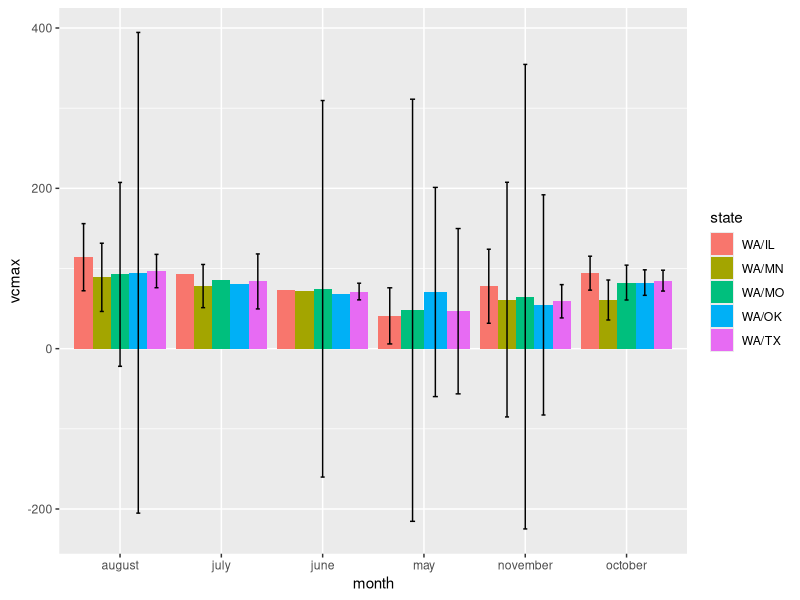
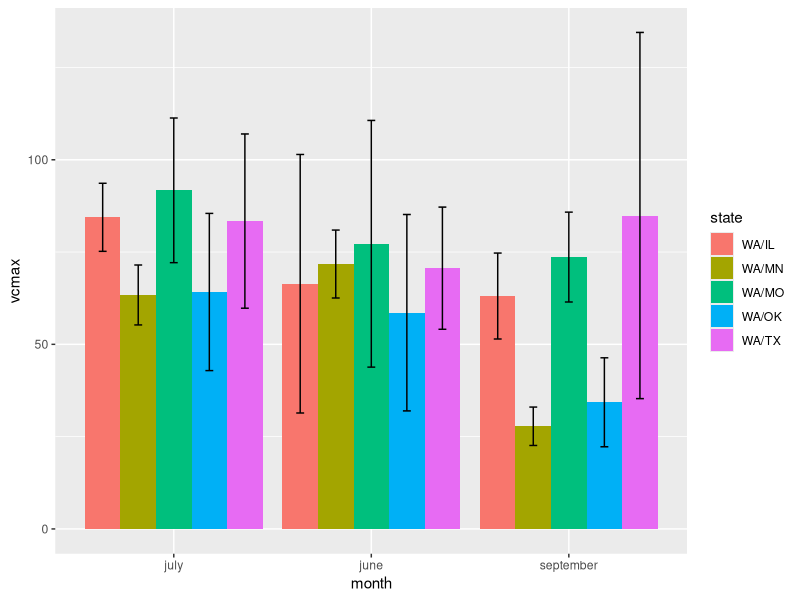
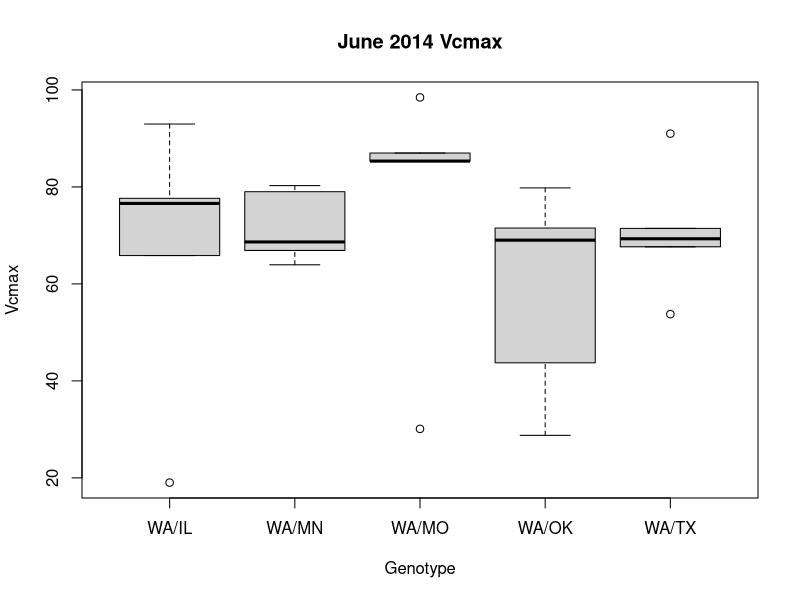

Source code (R) for these figures, in order: (Note: this script raises an error after producing the figures.)
setwd("C:/Users/ianshiach/Desktop/Grad School/Thesis/Data/Master Files")
aci <- read.table (file="2013_2014_photosynthesis_master.csv", sep=",", header=TRUE)
data <- read.table (file="2014_all_but_photosynthesis_master.csv", sep=",", header=TRUE)


#subset Ian's trees
aci_focus <- aci[aci$state %in% c("WA/OK","WA/TX","WA/IL","WA/MO","WA/MN"), ]

#subset 2013/2014
aci2013 <- subset(aci_focus, year == 2013)
aci2014 <- subset(aci_focus, year == 2014)



#libraries
library(ggplot2)

#tapply to get averages

#tapply(aci2014$vcmax, aci2014$genotype, mean)

#summary stats
#trying to follow http://www.cookbook-r.com/Graphs/Plotting_means_and_error_bars_(ggplot2)/

#define function summarySE

summarySE <- function(data=NULL, measurevar, groupvars=NULL, na.rm=FALSE,
                      conf.interval=.95, .drop=TRUE) {
  library(plyr)
  
  # New version of length which can handle NA's: if na.rm==T, don't count them
  length2 <- function (x, na.rm=FALSE) {
    if (na.rm) sum(!is.na(x))
    else       length(x)
  }
  
  # This does the summary. For each group's data frame, return a vector with
  # N, mean, and sd
  datac <- ddply(data, groupvars, .drop=.drop,
                 .fun = function(xx, col) {
                   c(N    = length2(xx[[col]], na.rm=na.rm),
                     mean = mean   (xx[[col]], na.rm=na.rm),
                     sd   = sd     (xx[[col]], na.rm=na.rm)
                   )
                 },
                 measurevar
  )
  
  # Rename the "mean" column    
  datac <- rename(datac, c("mean" = measurevar))
  
  datac$se <- datac$sd / sqrt(datac$N)  # Calculate standard error of the mean
  
  # Confidence interval multiplier for standard error
  # Calculate t-statistic for confidence interval: 
  # e.g., if conf.interval is .95, use .975 (above/below), and use df=N-1
  ciMult <- qt(conf.interval/2 + .5, datac$N-1)
  datac$ci <- datac$se * ciMult
  
  return(datac)
}






#plot means




# Summaries, bar graphs, boxplots

# Graphs use 95% confidence intervals instead of SEM. See reference above.

# Vcmax

#2013
summary_vcmax <- summarySE(aci2013, measurevar="vcmax", groupvars=c("state","month"))

ggplot(summary_vcmax, aes(x=month, y=vcmax, fill=state)) + 
  geom_bar(position=position_dodge(), stat="identity") +
  geom_errorbar(aes(ymin=vcmax-ci, ymax=vcmax+ci),
                width=.2,                    # Width of the error bars
                position=position_dodge(.9))

#2014
summary_vcmax <- summarySE(aci2014, measurevar="vcmax", groupvars=c("state","month"))

ggplot(summary_vcmax, aes(x=month, y=vcmax, fill=state)) + 
  geom_bar(position=position_dodge(), stat="identity") +
  geom_errorbar(aes(ymin=vcmax-ci, ymax=vcmax+ci),
                width=.2,                    # Width of the error bars
                position=position_dodge(.9))



#June
june_aci <- subset(aci2014, month == "june")

boxplot(vcmax ~ state, data = june_aci,
        xlab = "Genotype", ylab = "Vcmax",
        main = "June 2014 Vcmax")

qplot(vcmax, biomass, colour = state, data = june_aci)


#July
july_aci <- subset(aci2014, month == "july")

boxplot(vcmax ~ state, data = july_aci,
        xlab = "Genotype", ylab = "Vcmax",
        main = "july 2014 Vcmax")

qplot(vcmax, biomass, colour = state, data = july_aci)


#September
september_aci <- subset(aci2014, month == "september")

boxplot(vcmax ~ state, data = september_aci,
        xlab = "Genotype", ylab = "Vcmax",
        main = "september 2014 Vcmax")

qplot(vcmax, biomass, colour = state, data = september_aci)






# jmax

summary_jmax <- summarySE(aci2014, measurevar="jmax", groupvars=c("state","month"))

ggplot(summary_jmax, aes(x=month, y=jmax, fill=state)) + 
  geom_bar(position=position_dodge(), stat="identity") +
  geom_errorbar(aes(ymin=jmax-ci, ymax=jmax+ci),
                width=.2,                    # Width of the error bars
                position=position_dodge(.9))

qplot(jmax, biomass, colour = state, data = june_aci)



#June
june_aci <- subset(aci2014, month == "june")

boxplot(jmax ~ state, data = june_aci,
        xlab = "Genotype", ylab = "jmax",
        main = "June 2014 jmax")

#July
july_aci <- subset(aci2014, month == "july")

boxplot(jmax ~ state, data = july_aci,
        xlab = "Genotype", ylab = "jmax",
        main = "july 2014 jmax")

qplot(jmax, biomass, colour = state, data = july_aci)


#September
september_aci <- subset(aci2014, month == "september")

boxplot(jmax ~ state, data = september_aci,
        xlab = "Genotype", ylab = "jmax",
        main = "september 2014 jmax")

qplot(jmax, biomass, colour = state, data = september_aci)




# Biomass

summary_biomass <- summarySE(data, measurevar="biomass", groupvars=c("state"))

ggplot(summary_biomass, aes(x=state, y=biomass, fill=state)) + 
  geom_bar(position=position_dodge(), stat="identity") +
  geom_errorbar(aes(ymin=biomass-ci, ymax=biomass+ci),
                width=.2,                    # Width of the error bars
                position=position_dodge(.9))

boxplot(biomass ~ state, data = data,
        xlab = "Genotype", ylab = "Biomass (g)", 
        main = "2014 Biomass")

# Start growth
summary_start_growth <- summarySE(data, measurevar="start_growth", groupvars=c("state"))

ggplot(summary_start_growth, aes(x=state, y=start_growth, fill=state)) + 
  geom_bar(position=position_dodge(), stat="identity") +
  geom_errorbar(aes(ymin=start_growth-ci, ymax=start_growth+ci),
                width=.2,                    # Width of the error bars
                position=position_dodge(.9))

boxplot(start_growth ~ state, data = data,
        xlab = "Genotype", ylab = "start_growth", 
        main = "2014 start_growth")


plot(data$start_growth, data$biomass, xlab = "Start growth (doy)", ylab = "Biomass (g)", 
     main = "2014 Biomass vs. Budbreak")

qplot(start_growth, biomass, colour = state, data = data)

# End growth

summary_end_growth <- summarySE(data, measurevar="end_growth", groupvars=c("state"))


ggplot(summary_end_growth, aes(x=state, y=end_growth, fill=state)) + 
  geom_bar(position=position_dodge(), stat="identity") +
  geom_errorbar(aes(ymin=end_growth-ci, ymax=end_growth+ci),
                width=.2,                    # Width of the error bars
                position=position_dodge(.9))


boxplot(end_growth ~ state, data = data,
        xlab = "Genotype", ylab = "end_growth", 
        main = "2014 end_growth")




# Duration growth
summary_duration_growth <- summarySE(data, measurevar="duration_growth", groupvars=c("state"))

ggplot(summary_duration_growth, aes(x=state, y=duration_growth, fill=state)) + 
  geom_bar(position=position_dodge(), stat="identity") +
  geom_errorbar(aes(ymin=duration_growth-ci, ymax=duration_growth+ci),
                width=.2,                    # Width of the error bars
                position=position_dodge(.9))

boxplot(duration_growth ~ state, data = data,
        xlab = "Genotype", ylab = "duration_growth", 
        main = "2014 duration_growth")

plot(data$duration_growth, data$biomass, xlab = "Duration growth (days)", ylab = "Biomass (g)", 
     main = "2014 Biomass vs. Growth duration")

qplot(duration_growth, biomass, colour = state, data = data)


# June branches

summary_june_branch_number <- summarySE(data, measurevar="june_branch_number", groupvars=c("state"))

ggplot(summary_june_branch_number, aes(x=state, y=june_branch_number, fill=state)) + 
  geom_bar(position=position_dodge(), stat="identity") +
  geom_errorbar(aes(ymin=june_branch_number-ci, ymax=june_branch_number+ci),
                width=.2,                    # Width of the error bars
                position=position_dodge(.9))

boxplot(june_branch_number ~ state, data = data,
        xlab = "Genotype", ylab = "june_branch_number", 
        main = "2014 june_branch_number")

plot(data$june_branch_number, data$biomass, xlab = "June branch number", ylab = "Biomass (g)", 
     main = "2014 Biomass vs. June branch number")

qplot(june_branch_number, biomass, colour = state, data = data)


# December branches

summary_december_branch_number <- summarySE(data, measurevar="december_branch_number", groupvars=c("state"))

ggplot(summary_december_branch_number, aes(x=state, y=december_branch_number, fill=state)) + 
  geom_bar(position=position_dodge(), stat="identity") +
  geom_errorbar(aes(ymin=december_branch_number-ci, ymax=december_branch_number+ci),
                width=.2,                    # Width of the error bars
                position=position_dodge(.9))

boxplot(december_branch_number ~ state, data = data,
        xlab = "Genotype", ylab = "december_branch_number", 
        main = "2014 december_branch_number")


# June total diameter

summary_june_total_diameter <- summarySE(data, measurevar="june_total_diameter", groupvars=c("state"))

ggplot(summary_june_total_diameter, aes(x=state, y=june_total_diameter, fill=state)) + 
  geom_bar(position=position_dodge(), stat="identity") +
  geom_errorbar(aes(ymin=june_total_diameter-ci, ymax=june_total_diameter+ci),
                width=.2,                    # Width of the error bars
                position=position_dodge(.9))

boxplot(june_total_diameter ~ state, data = data,
        xlab = "Genotype", ylab = "june_total_diameter", 
        main = "2014 june_total_diameter")

plot(data$june_total_diameter, data$biomass, xlab = "June total diameter", ylab = "Biomass (g)", 
     main = "2014 Biomass vs. June total diameter")

qplot(june_total_diameter, biomass, colour = state, data = data)


# December total diameter

summary_december_total_diameter <- summarySE(data, measurevar="december_total_diameter", groupvars=c("state"))

ggplot(summary_december_total_diameter, aes(x=state, y=december_total_diameter, fill=state)) + 
  geom_bar(position=position_dodge(), stat="identity") +
  geom_errorbar(aes(ymin=december_total_diameter-ci, ymax=december_total_diameter+ci),
                width=.2,                    # Width of the error bars
                position=position_dodge(.9))


boxplot(december_total_diameter ~ state, data = data,
        xlab = "Genotype", ylab = "december_total_diameter", 
        main = "2014 december_total_diameter")


# June diameter of largest branch

summary_june_max_diameter <- summarySE(data, measurevar="june_max_diameter", groupvars=c("state"))


ggplot(summary_june_max_diameter, aes(x=state, y=june_max_diameter, fill=state)) + 
  geom_bar(position=position_dodge(), stat="identity") +
  geom_errorbar(aes(ymin=june_max_diameter-ci, ymax=june_max_diameter+ci),
                width=.2,                    # Width of the error bars
                position=position_dodge(.9))

boxplot(june_max_diameter ~ state, data = data,
        xlab = "Genotype", ylab = "june_max_diameter", 
        main = "2014 june_max_diameter")

plot(data$june_max_diameter, data$biomass, xlab = "June max diameter", ylab = "Biomass (g)", 
     main = "2014 Biomass vs. June max diameter")

qplot(june_max_diameter, biomass, colour = state, data = data)


# December diameter of largest branch

summary_december_max_diameter <- summarySE(data, measurevar="december_max_diameter", groupvars=c("state"))

ggplot(summary_december_max_diameter, aes(x=state, y=december_max_diameter, fill=state)) + 
  geom_bar(position=position_dodge(), stat="identity") +
  geom_errorbar(aes(ymin=december_max_diameter-ci, ymax=december_max_diameter+ci),
                width=.2,                    # Width of the error bars
                position=position_dodge(.9))

boxplot(december_max_diameter ~ state, data = data,
        xlab = "Genotype", ylab = "december_max_diameter", 
        main = "2014 december_max_diameter")

# Leaf number

summary_leaf_number <- summarySE(data, measurevar="leaf_number", groupvars=c("state"))

ggplot(summary_leaf_number, aes(x=state, y=leaf_number, fill=state)) + 
  geom_bar(position=position_dodge(), stat="identity") +
  geom_errorbar(aes(ymin=leaf_number-ci, ymax=leaf_number+ci),
                width=.2,                    # Width of the error bars
                position=position_dodge(.9))

boxplot(leaf_number ~ state, data = data,
        xlab = "Genotype", ylab = "leaf_number", 
        main = "2014 leaf_number")

plot(data$leaf_number, data$biomass, xlab = "Leaf number", ylab = "Biomass (g)", 
     main = "2014 Biomass vs. Leaf number")

qplot(leaf_number, biomass, colour = state, data = data)
